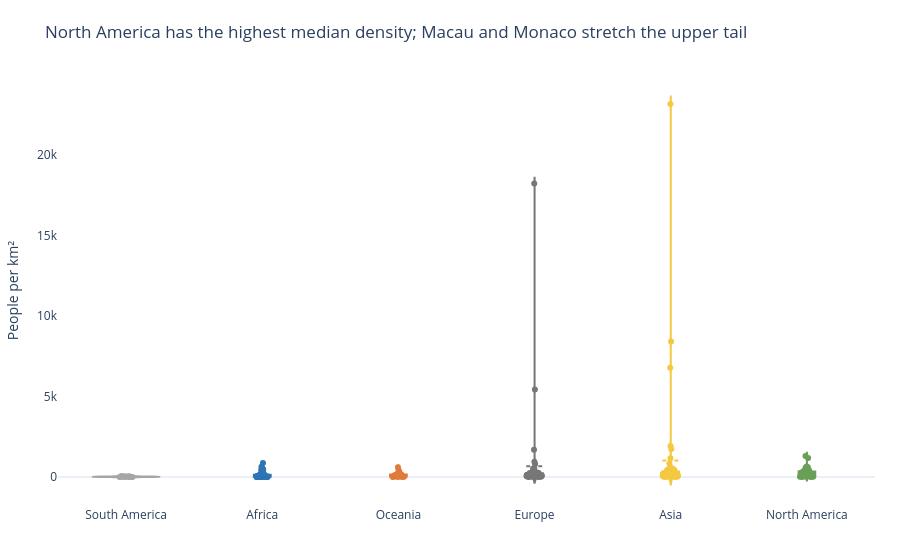

Notebook source saved alongside this figure:
### Markdown cell above
## Q4 — How crowded are the continents?

**Chart choice & justification:** A violin plot shows each continent’s full density distribution, including skew and concentration, rather than reducing countries to a single average.

### Code cell
q4 = df.copy()
q4['Density'] = q4['2022 Population'] / q4['Area']
order = q4.groupby('Continent')['Density'].median().sort_values().index.tolist()
fig = px.violin(q4, x='Continent', y='Density', color='Continent',
                category_orders={'Continent':order}, box=True, points='all',
                hover_name='Country',
                title='North America has the highest median density; Macau and Monaco stretch the upper tail',
                labels={'Density':'People per km²','Continent':''},
                template='plotly_white',
                color_discrete_sequence=['#A6A6A6','#2E75B6','#E07B39','#777777','#F5C842','#6A9F58'])
fig.update_traces(meanline_visible=True, jitter=.25, pointpos=0)
fig.update_layout(showlegend=False, xaxis_showgrid=False, yaxis_showgrid=False,
                  margin=dict(l=25,r=25,t=75,b=25))
fig.show()

### Figure 1 — Plotly figure (JSON) as saved in the notebook; plotly's stock layout.template omitted (floating-point values rounded to 4 significant figures)
{"data": [{"alignmentgroup": "True", "box": {"visible": true}, "hovertemplate": "<b>%{hovertext}</b><br><br>=%{x}<br>People per km²=%{y}<extra></extra>", "hovertext": ["Argentina", "Bolivia", "Brazil", "Chile", "Colombia", "Ecuador", "Falkland Islands", "French Guiana", "Guyana", "Paraguay", "Peru", "Suriname", "Uruguay", "Venezuela"], "jitter": 0.25, "legendgroup": "South America", "marker": {"color": "#A6A6A6"}, "meanline": {"visible": true}, "name": "South America", "offsetgroup": "South America", "orientation": "v", "pointpos": 0, "points": "all", "scalegroup": "True", "showlegend": true, "type": "violin", "x": ["South America", "South America", "South America", "South America", "South America", "South America", "South America", "South America", "South America", "South America", "South America", "South America", "South America", "South America"], "x0": " ", "xaxis": "x", "y": [16.37, 11.13, 25.28, 25.93, 45.43, 65.02, 0.3105, 3.646, 3.762, 16.67, 26.49, 3.773, 18.91, 30.88], "y0": " ", "yaxis": "y"}, {"alignmentgroup": "True", "box": {"visible": true}, "hovertemplate": "<b>%{hovertext}</b><br><br>=%{x}<br>People per km²=%{y}<extra></extra>", "hovertext": ["Algeria", "Angola", "Benin", "Botswana", "Burkina Faso", "Burundi", "Cameroon", "Cape Verde", "Central African Republic", "Chad", "Comoros", "Djibouti", "DR Congo", "Egypt", "Equatorial Guinea", "Eritrea", "Eswatini", "Ethiopia", "Gabon", "Gambia", "Ghana", "Guinea", "Guinea-Bissau", "Ivory Coast", "Kenya", "Lesotho", "Liberia", "Libya", "Madagascar", "Malawi", "Mali", "Mauritania", "Mauritius", "Mayotte", "Morocco", "Mozambique", "Namibia", "Niger", "Nigeria", "Republic of the Congo", "Reunion", "Rwanda", "Sao Tome and Principe", "Senegal", "Seychelles", "Sierra Leone", "Somalia", "South Africa", "South Sudan", "Sudan", "Tanzania", "Togo", "Tunisia", "Uganda", "Western Sahara", "Zambia", "Zimbabwe"], "jitter": 0.25, "legendgroup": "Africa", "marker": {"color": "#2E75B6"}, "meanline": {"visible": true}, "name": "Africa", "offsetgroup": "Africa", "orientation": "v", "pointpos": 0, "points": "all", "scalegroup": "True", "showlegend": true, "type": "violin", "x": ["Africa", "Africa", "Africa", "Africa", "Africa", "Africa", "Africa", "Africa", "Africa", "Africa", "Africa", "Africa", "Africa", "Africa", "Africa", "Africa", "Africa", "Africa", "Africa", "Africa", "Africa", "Africa", "Africa", "Africa", "Africa", "Africa", "Africa", "Africa", "Africa", "Africa", "Africa", "Africa", "Africa", "Africa", "Africa", "Africa", "Africa", "Africa", "Africa", "Africa", "Africa", "Africa", "Africa", "Africa", "Africa", "Africa", "Africa", "Africa", "Africa", "Africa", "Africa", "Africa", "Africa", "Africa", "Africa", "Africa", "Africa"], "x0": " ", "xaxis": "x", "y": [18.85, 28.55, 118.6, 4.519, 83.06, 463.1, 58.71, 147.1, 8.956, 13.8, 449.4, 48.31, 42.22, 110.7, 59.71, 31.33, 69.2, 111.7, 8.925, 253.2, 140.3, 56.37, 58.29, 87.33, 93.09, 75.96, 47.61, 3.872, 50.44, 172.2, 18.22, 4.595, 637.0, 871.9, 83.88, 41.13, 3.109, 20.69, 236.6, 17.46, 387.9, 523.1, 235.9, 88.02, 237.0, 120.0, 27.6, 49.05, 17.61, 24.85, 69.3, 155.8, 75.52, 195.6, 2.165, 26.6, 41.77], "y0": " ", "yaxis": "y"}, {"alignmentgroup": "True", "box": {"visible": true}, "hovertemplate": "<b>%{hovertext}</b><br><br>=%{x}<br>People per km²=%{y}<extra></extra>", "hovertext": ["American Samoa", "Australia", "Cook Islands", "Fiji", "French Polynesia", "Guam", "Kiribati", "Marshall Islands", "Micronesia", "Nauru", "New Caledonia", "New Zealand", "Niue", "Northern Mariana Islands", "Palau", "Papua New Guinea", "Samoa", "Solomon Islands", "Tokelau", "Tonga", "Tuvalu", "Vanuatu", "Wallis and Futuna"], "jitter": 0.25, "legendgroup": "Oceania", "marker": {"color": "#E07B39"}, "meanline": {"visible": true}, "name": "Oceania", "offsetgroup": "Oceania", "orientation": "v", "pointpos": 0, "points": "all", "scalegroup": "True", "showlegend": true, "type": "violin", "x": ["Oceania", "Oceania", "Oceania", "Oceania", "Oceania", "Oceania", "Oceania", "Oceania", "Oceania", "Oceania", "Oceania", "Oceania", "Oceania", "Oceania", "Oceania", "Oceania", "Oceania", "Oceania", "Oceania", "Oceania", "Oceania", "Oceania", "Oceania"], "x0": " ", "xaxis": "x", "y": [222.5, 3.403, 72.08, 50.88, 73.5, 312.9, 161.8, 229.7, 162.6, 603.2, 15.61, 19.17, 7.438, 106.8, 39.34, 21.91, 78.25, 25.06, 155.9, 143.0, 435.1, 26.81, 81.49], "y0": " ", "yaxis": "y"}, {"alignmentgroup": "True", "box": {"visible": true}, "hovertemplate": "<b>%{hovertext}</b><br><br>=%{x}<br>People per km²=%{y}<extra></extra>", "hovertext": ["Albania", "Andorra", "Austria", "Belarus", "Belgium", "Bosnia and Herzegovina", "Bulgaria", "Croatia", "Cyprus", "Czech Republic", "Denmark", "Estonia", "Faroe Islands", "Finland", "France", "Germany", "Gibraltar", "Greece", "Guernsey", "Hungary", "Iceland", "Ireland", "Isle of Man", "Italy", "Jersey", "Latvia", "Liechtenstein", "Lithuania", "Luxembourg", "Malta", "Moldova", "Monaco", "Montenegro", "Netherlands", "North Macedonia", "Norway", "Poland", "Portugal", "Romania", "Russia", "San Marino", "Serbia", "Slovakia", "Slovenia", "Spain", "Sweden", "Switzerland", "Ukraine", "United Kingdom", "Vatican City"], "jitter": 0.25, "legendgroup": "Europe", "marker": {"color": "#777777"}, "meanline": {"visible": true}, "name": "Europe", "offsetgroup": "Europe", "orientation": "v", "pointpos": 0, "points": "all", "scalegroup": "True", "showlegend": true, "type": "violin", "x": ["Europe", "Europe", "Europe", "Europe", "Europe", "Europe", "Europe", "Europe", "Europe", "Europe", "Europe", "Europe", "Europe", "Europe", "Europe", "Europe", "Europe", "Europe", "Europe", "Europe", "Europe", "Europe", "Europe", "Europe", "Europe", "Europe", "Europe", "Europe", "Europe", "Europe", "Europe", "Europe", "Europe", "Europe", "Europe", "Europe", "Europe", "Europe", "Europe", "Europe", "Europe", "Europe", "Europe", "Europe", "Europe", "Europe", "Europe", "Europe", "Europe", "Europe"], "x0": " ", "xaxis": "x", "y": [98.87, 170.6, 106.6, 45.93, 381.8, 63.14, 61.17, 71.22, 135.3, 133.1, 136.5, 29.32, 38.11, 16.37, 117.1, 233.5, 5442.0, 78.68, 811.6, 107.1, 3.62, 71.48, 147.8, 195.9, 955.0, 28.67, 245.8, 42.11, 250.4, 1688.0, 96.7, 18230.0, 45.4, 419.7, 81.42, 16.78, 127.5, 111.5, 82.47, 8.464, 551.8, 81.73, 115.1, 104.6, 93.99, 23.43, 211.7, 65.79, 277.9, 510.0], "y0": " ", "yaxis": "y"}, {"alignmentgroup": "True", "box": {"visible": true}, "hovertemplate": "<b>%{hovertext}</b><br><br>=%{x}<br>People per km²=%{y}<extra></extra>", "hovertext": ["Afghanistan", "Armenia", "Azerbaijan", "Bahrain", "Bangladesh", "Bhutan", "Brunei", "Cambodia", "China", "Georgia", "Hong Kong", "India", "Indonesia", "Iran", "Iraq", "Israel", "Japan", "Jordan", "Kazakhstan", "Kuwait", "Kyrgyzstan", "Laos", "Lebanon", "Macau", "Malaysia", "Maldives", "Mongolia", "Myanmar", "Nepal", "North Korea", "Oman", "Pakistan", "Palestine", "Philippines", "Qatar", "Saudi Arabia", "Singapore", "South Korea", "Sri Lanka", "Syria", "Taiwan", "Tajikistan", "Thailand", "Timor-Leste", "Turkey", "Turkmenistan", "United Arab Emirates", "Uzbekistan", "Vietnam", "Yemen"], "jitter": 0.25, "legendgroup": "Asia", "marker": {"color": "#F5C842"}, "meanline": {"visible": true}, "name": "Asia", "offsetgroup": "Asia", "orientation": "v", "pointpos": 0, "points": "all", "scalegroup": "True", "showlegend": true, "type": "violin", "x": ["Asia", "Asia", "Asia", "Asia", "Asia", "Asia", "Asia", "Asia", "Asia", "Asia", "Asia", "Asia", "Asia", "Asia", "Asia", "Asia", "Asia", "Asia", "Asia", "Asia", "Asia", "Asia", "Asia", "Asia", "Asia", "Asia", "Asia", "Asia", "Asia", "Asia", "Asia", "Asia", "Asia", "Asia", "Asia", "Asia", "Asia", "Asia", "Asia", "Asia", "Asia", "Asia", "Asia", "Asia", "Asia", "Asia", "Asia", "Asia", "Asia", "Asia"], "x0": " ", "xaxis": "x", "y": [63.06, 93.48, 119.6, 1924.0, 1160.0, 20.38, 77.88, 92.62, 146.9, 53.72, 6783.0, 431.1, 144.7, 53.73, 101.5, 435.2, 328.0, 126.3, 7.119, 239.6, 33.16, 31.8, 525.2, 23170.0, 102.6, 1746.0, 2.173, 80.08, 207.6, 216.3, 14.79, 267.4, 844.1, 337.5, 232.6, 16.94, 8416.0, 517.1, 332.8, 119.5, 660.2, 69.55, 139.7, 90.18, 108.9, 13.18, 112.9, 77.4, 296.4, 63.82], "y0": " ", "yaxis": "y"}, {"alignmentgroup": "True", "box": {"visible": true}, "hovertemplate": "<b>%{hovertext}</b><br><br>=%{x}<br>People per km²=%{y}<extra></extra>", "hovertext": ["Anguilla", "Antigua and Barbuda", "Aruba", "Bahamas", "Barbados", "Belize", "Bermuda", "British Virgin Islands", "Canada", "Cayman Islands", "Costa Rica", "Cuba", "Curacao", "Dominica", "Dominican Republic", "El Salvador", "Greenland", "Grenada", "Guadeloupe", "Guatemala", "Haiti", "Honduras", "Jamaica", "Martinique", "Mexico", "Montserrat", "Nicaragua", "Panama", "Puerto Rico", "Saint Barthelemy", "Saint Kitts and Nevis", "Saint Lucia", "Saint Martin", "Saint Pierre and Miquelon", "Saint Vincent and the Grenadines", "Sint Maarten", "Trinidad and Tobago", "Turks and Caicos Islands", "United States", "United States Virgin Islands"], "jitter": 0.25, "legendgroup": "North America", "marker": {"color": "#6A9F58"}, "meanline": {"visible": true}, "name": "North America", "offsetgroup": "North America", "orientation": "v", "pointpos": 0, "points": "all", "scalegroup": "True", "showlegend": true, "type": "violin", "x": ["North America", "North America", "North America", "North America", "North America", "North America", "North America", "North America", "North America", "North America", "North America", "North America", "North America", "North America", "North America", "North America", "North America", "North America", "North America", "North America", "North America", "North America", "North America", "North America", "North America", "North America", "North America", "North America", "North America", "North America", "North America", "North America", "North America", "North America", "North America", "North America", "North America", "North America", "North America", "North America"], "x0": " ", "xaxis": "x", "y": [174.3, 212.1, 591.4, 29.4, 655.0, 17.65, 1189.0, 207.3, 3.851, 260.2, 101.4, 102.0, 430.5, 96.85, 230.7, 301.1, 0.02607, 364.6, 243.1, 163.9, 417.5, 92.74, 257.2, 325.8, 64.91, 43.04, 53.3, 58.46, 366.7, 522.2, 182.6, 292.0, 599.8, 24.22, 267.2, 1299.0, 298.4, 48.21, 36.09, 286.6], "y0": " ", "yaxis": "y"}], "layout": {"legend": {"title": {"text": ""}, "tracegroupgap": 0}, "margin": {"b": 25, "l": 25, "r": 25, "t": 75}, "showlegend": false, "title": {"text": "North America has the highest median density; Macau and Monaco stretch the upper tail"}, "violinmode": "overlay", "xaxis": {"anchor": "y", "categoryarray": ["South America", "Africa", "Oceania", "Europe", "Asia", "North America"], "categoryorder": "array", "domain": [0.0, 1.0], "showgrid": false, "title": {"text": ""}}, "yaxis": {"anchor": "x", "domain": [0.0, 1.0], "showgrid": false, "title": {"text": "People per km²"}}}}
